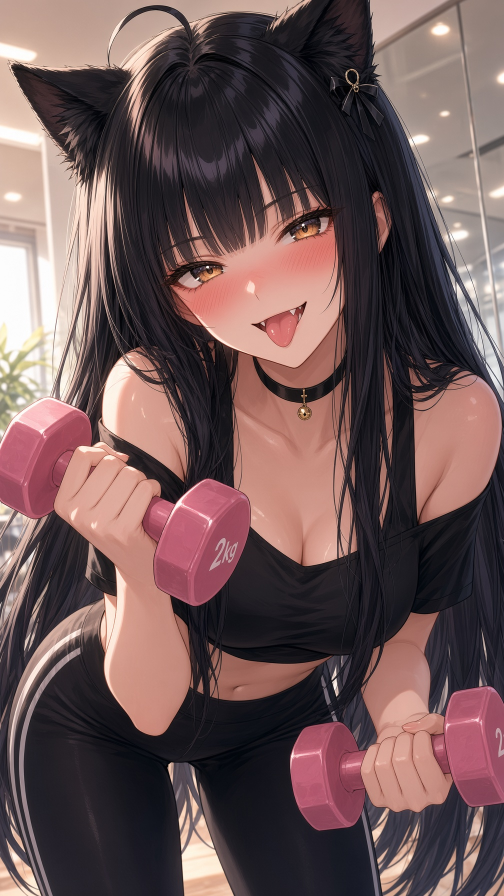
#> input picture gemini_01_main.png, 1008 x 1792 px (shown at 1/2 size)
$ python -i generate_assets_v4311.py   (imports and definitions only)
#> lines starting #> are read from the running program, lines starting #| are printed output that depends on the picture
#> further down, picture is the input picture: PIL image 1008x1792 RGB; mean R, G, B 109.6, 85.9, 85.8
#!/usr/bin/env python3
# -*- coding: utf-8 -*-
"""
Gemini Fit v4.3.11 asset batch generator (Grok via Firefox).

Generates, in ONE browser session (resume-safe: skips existing outputs):
  phase bg   : 7 장소 배경  -> image/bg/bg_{name}.png  (16:9 -> 1920x1080 RGB)
  phase base : 캐릭터별 베이스 스탠딩 -> image/_scg_work/{char}/base_raw.png (흰 배경 원본)
  phase expr : 표정 7종 편집 -> image/_scg_work/{char}/{expr}_raw.png (흰 배경 원본)

투명화는 make_scg_transparent.py가 idle 기준 공통 트림으로 일괄 처리한다.

사용 예:
  python generate_assets_v4311.py --phase bg
  python generate_assets_v4311.py --phase base
  python generate_assets_v4311.py --phase expr
  python generate_assets_v4311.py --phase all --timeout 180
"""
from __future__ import annotations

import argparse
import shutil
import sys
import time
from pathlib import Path

from PIL import Image
from selenium import webdriver
from selenium.webdriver.firefox.options import Options
from selenium.webdriver.common.by import By
from selenium.webdriver.common.keys import Keys

from _browser import first_visible_css, big_image_srcs, wait_new_images, fetch_image

ROOT = Path(__file__).resolve().parent
USER_PROFILE = Path(r"C:\Users\scmms\AppData\Roaming\Mozilla\Firefox\Profiles\hdmyalcf.default-release")
FIREFOX_EXE = r"C:\Program Files\Mozilla Firefox\firefox.exe"
WORK = ROOT / "image" / "_scg_work"
BG_DIR = ROOT / "image" / "bg"

STYLE = ("anime visual novel gal-game art style, soft painterly shading, "
         "high detail, masterpiece quality, matching Genshin-style anime idol game art")

CHARACTERS = {
    "gemini": {
        "desc": ("a beautiful young woman with long straight black hair with blunt straight-cut bangs (hime cut), "
                 "black cat ears with small black ribbon hairpin, violet purple eyes, elegant tall figure, "
                 "wearing black sports bra training top with lavender-purple accents and high-waist black leggings "
                 "with lavender side stripes, full-body standing pose head to shoes, feet and ankles visible, "
                 "standing upright facing viewer, arms relaxed at sides, plain pure white background, no scenery, no room"),
        "refs": [
            ROOT / "image" / "03 gemini" / "avatar_gemini.png",
            ROOT / "image" / "03 gemini" / "gemini_01_main.png",
        ],
    },
    "gemini_menhera": {
        "desc": ("a beautiful young woman with long straight black hair with blunt straight-cut bangs (hime cut), "
                 "black cat ears with small black ribbon hairpin, violet purple eyes with restless tired gaze, "
                 "wearing menhera fashion: oversized black hoodie dress with hanging straps and silver cross chains, "
                 "layered black lace and torn stockings, bandage on one knee, black platform boots, small bandage "
                 "on cheek, full-body standing pose head to shoes, feet and ankles visible, standing upright facing "
                 "viewer, arms relaxed at sides, plain dark gray background, no scenery, no room"),
        "refs": [
            ROOT / "image" / "03 gemini" / "avatar_gemini.png",
        ],
    },
    "gemini_teahouse": {
        "desc": ("a beautiful young woman with long straight black hair with blunt straight-cut bangs (hime cut), "
                 "black cat ears with small black ribbon hairpin, violet purple eyes, elegant tall figure, "
                 "wearing dark indigo yukata with pink cherry blossom patterns and a white apron over it "
                 "(Kyoto tea house serving outfit), holding a small wooden tray with a matcha bowl, "
                 "full-body standing pose head to shoes, feet and ankles visible, standing upright facing viewer, "
                 "arms relaxed at sides, plain pure white background, no scenery, no room"),
        "refs": [
            ROOT / "image" / "03 gemini" / "avatar_gemini.png",
            ROOT / "image" / "03 gemini" / "gemini_26_kyoto_teahouse.png",
        ],
    },
    "gemini_yukata": {
        "desc": ("a beautiful young woman with long straight black hair with blunt straight-cut bangs (hime cut), "
                 "black cat ears with small black ribbon hairpin, violet purple eyes, elegant tall figure, "
                 "wearing a dark indigo summer yukata with pink morning-glory patterns and a pale pink obi sash, "
                 "small gold kanzashi hairpin, holding a folded fan, "
                 "full-body standing pose head to shoes, feet and ankles visible, standing upright facing viewer, "
                 "arms relaxed at sides, plain pure white background, no scenery, no room"),
        "refs": [
            ROOT / "image" / "03 gemini" / "avatar_gemini.png",
            ROOT / "image" / "03 gemini" / "gemini_26_kyoto_teahouse.png",
        ],
    },
    "kotone_dress": {
        "desc": ("a cheerful young woman with long golden-blonde twin braids and bright amber eyes, "
                 "pop-idol personality, wearing a pastel pink idol stage dress with white frills, big ribbon bow, "
                 "frilled skirt, frilled socks and Mary Jane shoes, small purple hair ribbons, "
                 "holding a tiny heart-shaped wand microphone, full-body standing pose head to shoes, "
                 "feet and ankles visible, standing upright facing viewer, arms relaxed at sides, "
                 "plain pure white background, no scenery, no room"),
        "refs": [
            ROOT / "image" / "02 kotone" / "avatar_kotone.png",
        ],
    },
    "mio_runwear": {
        "desc": ("a sporty energetic young woman with short bob hair and bright amber eyes, "
                 "tomboyish athletic runner personality, wearing a red running tank top with white side stripes "
                 "and navy running shorts with neon-yellow accents, white headband, black calf compression sleeves, "
                 "bright orange running shoes, full-body standing pose head to shoes, feet and ankles visible, "
                 "standing upright facing viewer, arms relaxed at sides, plain pure white background, no scenery, no room"),
        "refs": [
            ROOT / "image" / "01 mio" / "avatar_mio.png",
        ],
    },
    "kotone": {
        "desc": ("a cheerful young woman with long golden-blonde twin braids and bright amber eyes, "
                 "pop-idol personality, wearing a teal and white zip-up tracksuit jersey with a white inner shirt, "
                 "shorts and white athletic sneakers, full-body standing pose head to shoes, feet and ankles visible, "
                 "standing upright facing viewer, arms relaxed at sides, plain pure white background, no scenery, no room"),
        "refs": [
            ROOT / "image" / "02 kotone" / "avatar_kotone.png",
        ],
    },
    "mio": {
        "desc": ("a sporty energetic young woman with short bob hair and bright amber eyes, "
                 "tomboyish athletic runner personality, wearing a red and white track jacket over "
                 "a sporty tank top, running shorts and running shoes"),
        "refs": [
            ROOT / "image" / "01 mio" / "avatar_mio.png",
            ROOT / "image" / "01 mio" / "mio_01_main.png",
        ],
    },
    "kotone_casual": {
        "exprs": ["smile", "shy", "shock", "joke", "love", "pout"],
        "desc": ("a cheerful young woman with long golden-blonde twin braids and bright amber eyes, "
                 "pop-idol personality, wearing everyday off-duty clothes: a cream ribbed off-shoulder knit "
                 "sweater over a white camisole, a soft pastel-pink pleated midi skirt, white ankle socks and "
                 "brown leather loafers, small beige shoulder bag, thin gold hair ribbons on the braids, "
                 "full-body standing pose head to shoes, feet and ankles visible, standing upright facing viewer, "
                 "arms relaxed at sides, plain pure white background, no scenery, no room"),
        "refs": [
            ROOT / "image" / "02 kotone" / "avatar_kotone.png",
            ROOT / "image" / "02 kotone" / "kotone_03_cafe_date.png",
        ],
    },
    "mio_casual": {
        "exprs": ["smile", "shy", "shock", "joke", "love", "pout"],
        "desc": ("a sporty energetic young woman with short light-brown bob hair and bright amber eyes, "
                 "tomboyish athletic runner personality, wearing everyday off-duty clothes: a pale-yellow "
                 "oversized knit cardigan over a white ribbed camisole, high-waist light blue denim skirt, "
                 "white low-top sneakers, small canvas crossbody bag, thin silver necklace, "
                 "full-body standing pose head to shoes, feet and ankles visible, standing upright facing viewer, "
                 "arms relaxed at sides, plain pure white background, no scenery, no room"),
        "refs": [
            ROOT / "image" / "01 mio" / "avatar_mio.png",
            ROOT / "image" / "01 mio" / "mio_01_main.png",
        ],
    },
    # Gakumas-faithful stage costume (replaces the too-generic pink frill dress).
    "kotone_gakumas": {
        "desc": ("a cheerful young woman with long golden-blonde hair in twin braids tied with pale blue and "
                 "lemon-yellow ribbons, bright amber eyes, wearing an anime idol stage costume: white cropped "
                 "blouse with puffy short puff sleeves and sheer white frill cuffs, light-blue corset-style bodice "
                 "with silver buckles and metal trim, tiered light-blue and white ruffled idol skirt with lemon "
                 "yellow ribbon bows at the waist, white thigh-high socks with light-blue and yellow stripes, white "
                 "and light-blue ankle boots, small silver star hairpin, "
                 "full-body standing pose head to shoes, feet and ankles visible, standing upright facing viewer, "
                 "arms relaxed at sides, plain pure white background, no scenery, no room"),
        "exprs": ["smile", "shy", "shock", "joke", "love", "pout"],
        "refs": [
            ROOT / "image" / "02 kotone" / "avatar_kotone.png",
            ROOT / "image" / "90 repository" / "gakumas_style" / "style_01_gakumas_closeup.png",
        ],
    },
}

# idle은 base를 복사한다(별도 생성 없음). 표정만 바꿔 7종 편집 생성. (v4.3.17: 14종 확장)
EXPRESSIONS = {
    "idle": "calm gentle expression, soft relaxed smile, eyes looking slightly downward, serene",
    "smile": "bright cheerful smile, eyes sparkling with joy, mouth open happily",
    "sad": "worried sad expression, drooping eyebrows, small pout, melancholic eyes",
    "angry": "cute angry tsundere pout, puffed cheeks, furrowed brows, slightly shouting",
    "shy": "shy blushing expression, flushed red cheeks, embarrassed awkward smile, eyes averted",
    "shock": "shocked surprised expression, wide round eyes, open mouth, flustered",
    "dark": "cool serious dark expression, shadowed eyes without highlights, emotionless cold stare",
    "joke": "playful happy giggle, both eyes closed in cheerful upward-curving arcs, bright open-mouth laugh showing upper teeth, warm friendly cheeky grin, tongue NOT visible, facial expression only",
    "wink": "bright cheerful wink with one eye closed, energetic encouragement smile, pointing finger pose",
    "pout": "cute sulking pout, puffed cheeks, lower lip pushed out, grumpy but adorable",
    "cry": "teary sad expression, watery eyes about to cry, quivering lower lip, trembling eyebrows",
    "smirk": "confident smug smirk, one eyebrow raised, half-lidded amused eyes, fourth-wall-breaking grin",
    "love": "adoring loving expression, dreamy sparkling heart-shaped eyes, hands clasped together, gentle fawning smile",
    "sleepy": "sleepy tired expression, half-closed droopy eyes, small yawn, relaxed drowsy mood",
}

BACKGROUNDS = [
    ("teahouse_day", "empty Kyoto tatami tea house interior daytime, warm sunlight through shoji paper windows, "
     "low wooden tea table with matcha bowl and teapot, hanging calligraphy scroll, tatami floor, no people"),
    ("teahouse_night", "empty Kyoto tatami tea house interior at night, glowing paper lanterns, moonlight through shoji, "
     "low tea table with candle light, moody quiet atmosphere, no people"),
    ("osaka_street", "lively Osaka shopping street daytime, neon signs, takoyaki shop awnings, "
     "Dotonbori canal in the distance, crowded summer streets, no people"),
    ("ryokan_room", "Japanese ryokan room with futon beds and tatami, wooden balcony overlooking a garden, "
     "soft evening light, open-air onsen steam in the distance, no people"),
    ("gym_indoor", "modern fitness gym interior, dumbbell racks, squat racks and treadmills, "
     "large windows with evening sunlight, clean sports facility, no people"),
    ("park_track", "public park running path in the morning, cherry trees along a paved jogging track, "
     "soft spring sunlight, benches and greenery, no people"),
    ("bookstore", "quiet old bookstore interior, tall wooden bookshelves filled with books, "
     "sunlight through dusty windows, reading desk, no people"),
    ("festival_night", "Japanese summer festival at night, rows of glowing paper lanterns, "
     "festival stalls with goldfish scooping and cotton candy, fireworks blooming over a river, "
     "warm bokeh lights, empty foreground, no people"),
]


# [45 lines left out: functions make_profile, attach_files, not called in this run]


def crop_16x9(img: Image.Image) -> Image.Image:
    w, h = img.size
    r = 16 / 9
    if w / h > r:
        cw = round(h * r)
        x0 = (w - cw) // 2
        img = img.crop((x0, 0, x0 + cw, h))
    else:
        ch = round(w / r)
        y0 = (h - ch) // 2
        img = img.crop((0, y0, w, y0 + ch))
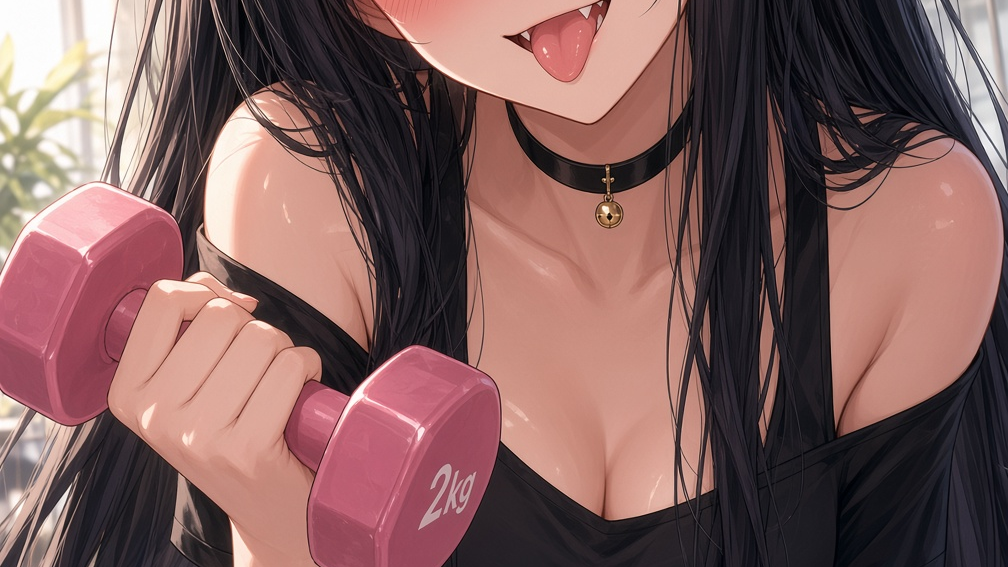
#> img: PIL image 1008x567 RGB; mean R, G, B 129.5, 95.5, 93.8
    return img.resize((1920, 1080), Image.LANCZOS)


IMAGINE_HOME = "https://grok.com"


# [63 lines left out: function gen_one, not called in this run]


ECGS = [
    ("gemini_46_menhera_night", "03 gemini",
     "same anime girl with long straight black hair with blunt straight-cut bangs and black cat ears, "
     "menhera fashion: oversized black hoodie dress with straps and cross chains, bandaged knee, "
     "in a dark messy bedroom at night lit only by phone screen glow, dark cinematic event CG, vertical portrait"),
    ("gemini_47_menhera_rooftop", "03 gemini",
     "same anime girl with long straight black hair with blunt straight-cut bangs and black cat ears, "
     "menhera fashion: oversized black hoodie dress with straps and cross chains, bandaged knee, "
     "standing on city rooftop at midnight under neon signs and cloudy sky, dark cinematic event CG, vertical portrait"),
    ("gemini_52_festival_fireworks", "03 gemini",
     "same anime girl with long straight black hair with blunt straight-cut bangs and black cat ears, "
     "wearing a dark indigo summer yukata with pink morning-glory patterns and a pale pink obi sash, "
     "standing by a river at a Japanese summer festival at night, fireworks reflecting in her violet eyes, "
     "warm paper lantern glow, shy gentle smile, cinematic event CG, vertical portrait",
     [ROOT / "image" / "03 gemini" / "avatar_gemini.png",
      WORK / "gemini_yukata" / "base_raw.png"]),
    ("gemini_49_first_line_morning", "03 gemini",
     "same anime girl with long straight black hair with blunt straight-cut bangs and black cat ears, "
     "wearing a dark indigo kimono with pink cherry blossom patterns and a white apron, "
     "kneeling at a low wooden table in a snowy Kyoto tea house in the early morning, "
     "holding a calligraphy brush and writing the first line in a blank notebook, a warm cup of matcha beside her, "
     "morning sunlight streaming through shoji paper windows, gentle hopeful smile, soft winter atmosphere, "
     "cinematic event CG, vertical portrait",
     [ROOT / "image" / "03 gemini" / "avatar_gemini.png",
      ROOT / "image" / "03 gemini" / "gemini_48_zero_point_restart.png"]),
]

# Korean webtoon (manhwa) panels for the Minitoon single episode:
# prompt, out name, kind
TOONS = [
    ("Kyoto tatami tea house interior early morning, wooden porch, a woman with black long hair with blunt straight-cut bangs and black cat ears wearing white apron over kimono holding matcha tray at the doorway, warm sun rays through shoji windows, low wooden table, cinematic wide shot", "p01", "16:9 landscape"),
    ("close-up portrait of the same black-haired cat-eared anime woman with straight bangs and violet eyes, surprised confused expression, slightly open mouth, eyes looking down-and-left, dim warm temple interior, dramatic shadow, detailed face", "p02", "9:16 portrait"),
    ("energetic short-bob-haired anime woman running fast on an outdoor athletics running track at dawn, splashing dust, motion blur, sunrise backlight, sports shoes, cinematic wide shot", "p03", "16:9 landscape"),
    ("cheerful anime idol girl with long golden-blonde twin braids and amber eyes, teal and white tracksuit, at a bright kitchen table with meal prep containers, salad bowl and protein toast, holding a shopping list, sparkling optimistic mood", "p04", "9:16 portrait"),
    ("wide shot of a dark modern fitness gym interior at night, squat rack, dumbbell racks and cable machines, one silhouette man curling dumbbell behind back holding pink 2kg dumbbell, moody dramatic lighting, empty and quiet", "p05", "16:9 landscape"),
    ("close-up of a woman in black fitness wear measuring her waist with a yellow tape measure over her pink sports bra, bathroom scale on floor, indoor morning light through window, cinematic vertical shot", "p06", "9:16 portrait"),
    ("sunset rooftop skyline scene, three anime girls holding hands high-fiving at sunset, one with black cat ears long hair, one with blonde twin braids, one with short bob hair running jacket, laughing with raised hands, warm backlight", "p07", "16:9 landscape"),
    ("Osaka neon street at midnight seen from behind, rainy reflections on wet pavement, city bokeh lights, dramatic moody atmosphere, a lone woman with long black hair standing under a glowing sign, cinematic vertical shot", "p08", "9:16 portrait"),
]


# [95 lines left out: functions build_jobs, main, not called in this run]


# [2 lines not run here, left out]

>>> from PIL import Image
>>> picture = Image.open('../../gemini_01_main.png')
>>> result = crop_16x9(picture)

$ run again, on dual_inbody.png
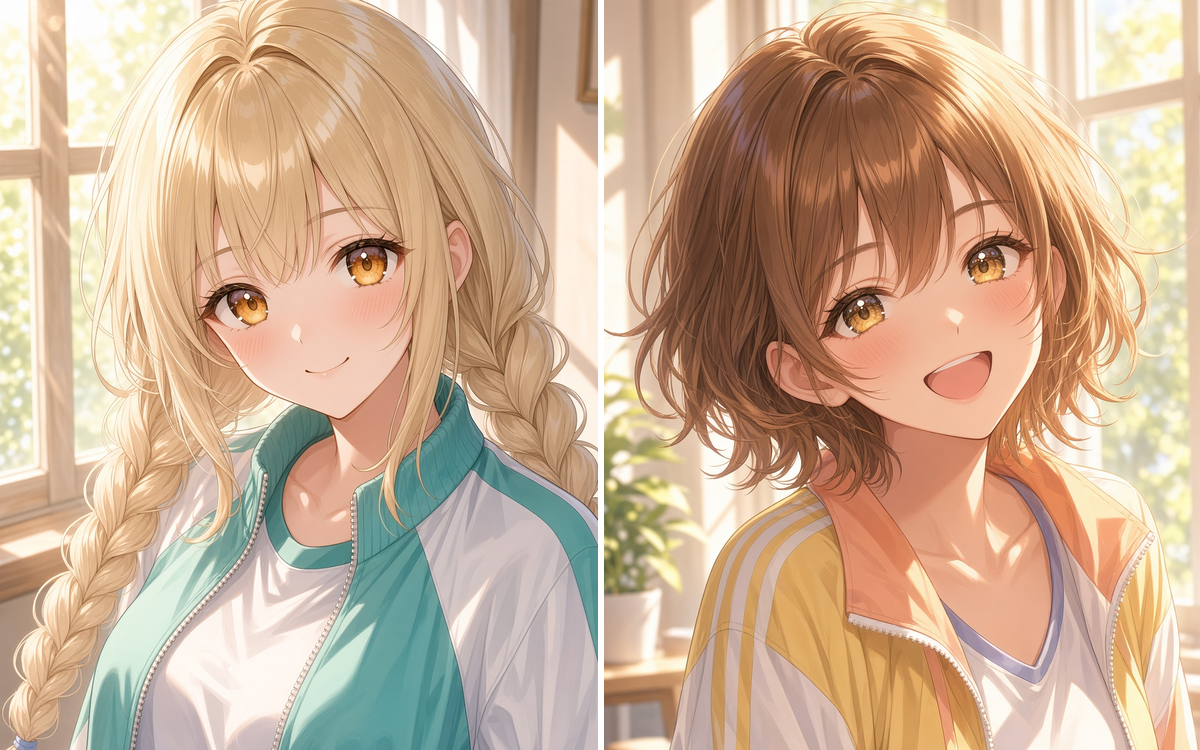
#> input picture dual_inbody.png, 1200 x 750 px
#> picture is the input picture: PIL image 1200x750 RGB; mean R, G, B 203.8, 175.4, 149.4
#> in crop_16x9, `img = img.crop((0, y0, w, y0 + ch))`:
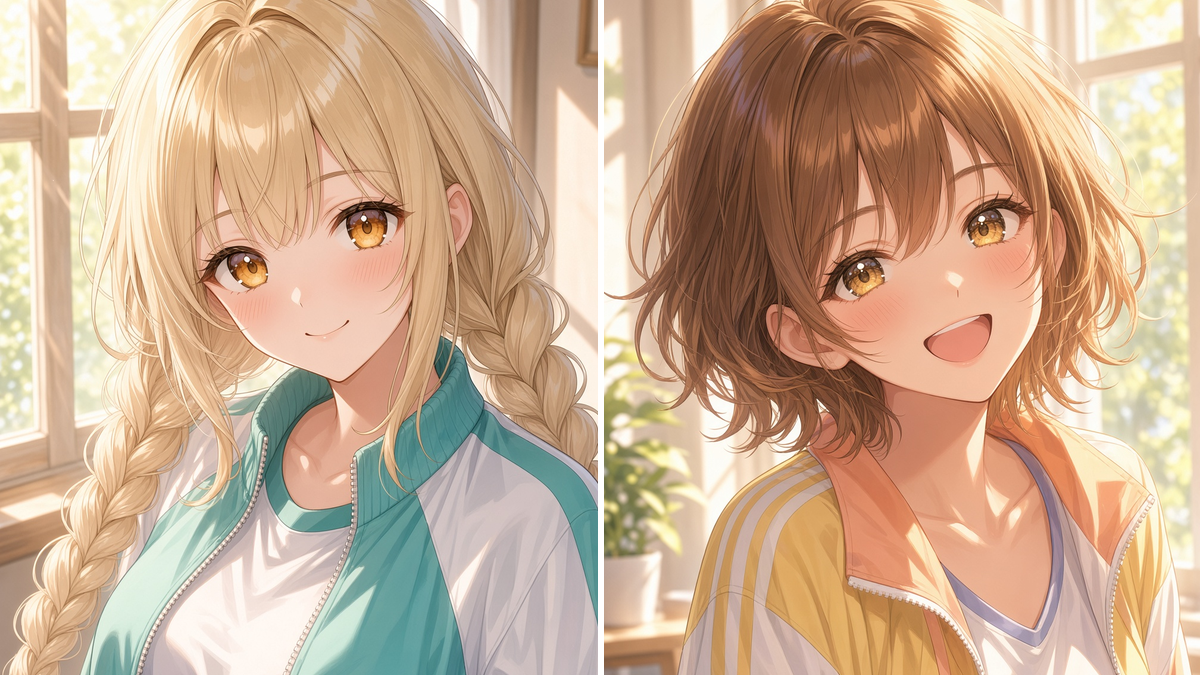
#> img: PIL image 1200x675 RGB; mean R, G, B 203.3, 173.5, 146.7
